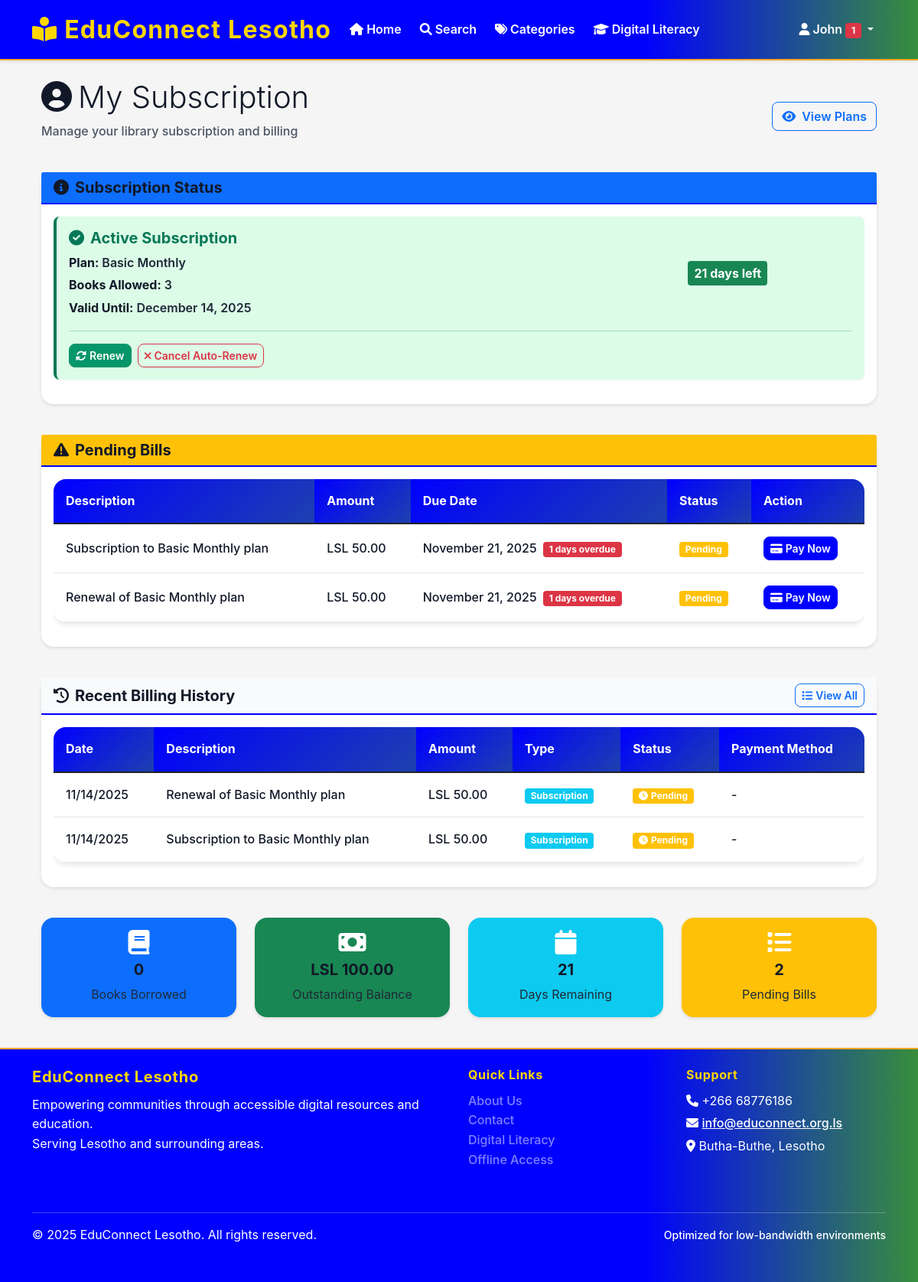
The page /subscription/ (signed in) on the database as committed earlier.
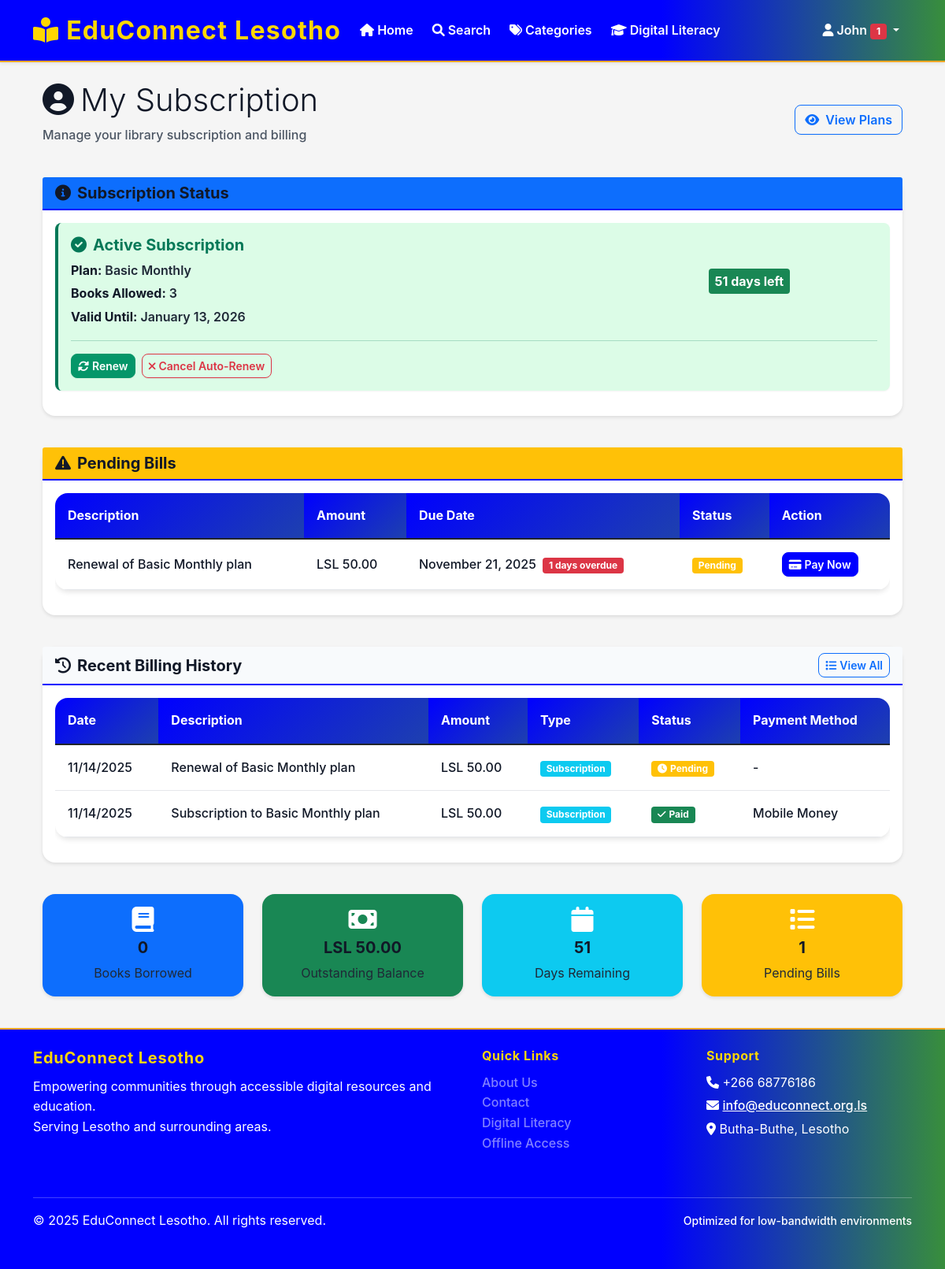
The same page on the database as committed later.
### app/models/subscription.py (models this page shows, shortened)
class UserSubscription(db.Model):
    __tablename__ = 'user_subscriptions'
    id = db.Column(db.Integer, primary_key=True)
    user_id = db.Column(db.Integer, db.ForeignKey('users.id'), nullable=False)
    plan_id = db.Column(db.Integer, db.ForeignKey('subscription_plans.id'), nullable=False)
    start_date = db.Column(db.DateTime, nullable=False, default=datetime.utcnow)
    end_date = db.Column(db.DateTime, nullable=False)
    is_active = db.Column(db.Boolean, default=True)
    auto_renew = db.Column(db.Boolean, default=False)
    created_at = db.Column(db.DateTime, default=datetime.utcnow)
    @property
    def is_expired(self):
        return datetime.utcnow() > self.end_date
    @property
    def days_remaining(self):
        if self.is_expired:
            return 0
        return (self.end_date - datetime.utcnow()).days

class BillingRecord(db.Model):
    __tablename__ = 'billing_records'
    id = db.Column(db.Integer, primary_key=True)
    user_id = db.Column(db.Integer, db.ForeignKey('users.id'), nullable=False)
    subscription_id = db.Column(db.Integer, db.ForeignKey('user_subscriptions.id'), nullable=True)
    amount = db.Column(Numeric(10, 2), nullable=False)
    description = db.Column(db.String(500), nullable=False)
    billing_type = db.Column(db.String(50), nullable=False)  # 'subscription', 'late_fee', 'damage_fee'
    status = db.Column(db.String(20), nullable=False, default='pending')  # 'pending', 'paid', 'overdue', 'cancelled'
    due_date = db.Column(db.DateTime, nullable=False)
    paid_date = db.Column(db.DateTime)
    payment_method = db.Column(db.String(50))  # 'cash', 'card', 'mobile_money', 'bank_transfer'
    transaction_reference = db.Column(db.String(100))
    created_at = db.Column(db.DateTime, default=datetime.utcnow)
    user = db.relationship('User', backref='billing_records')
    subscription = db.relationship('UserSubscription', backref='billing_records')
    @property
    def is_overdue(self):
        return self.status == 'pending' and datetime.utcnow() > self.due_date
    @property
    def days_overdue(self):
        if not self.is_overdue:
            return 0
        return (datetime.utcnow() - self.due_date).days

### app/routes/subscription.py (the view)
@subscription_bp.route('/')
@login_required
def index():
    user_subscription = current_user.get_current_subscription()
    subscription_status = current_user.get_subscription_status()
    pending_bills = current_user.get_pending_bills()
    billing_history = BillingRecord.query.filter_by(user_id=current_user.id).order_by(BillingRecord.created_at.desc()).limit(10).all()
    return render_template('subscription/dashboard.html',
                         user_subscription=user_subscription,
                         subscription_status=subscription_status,
                         pending_bills=pending_bills,
                         billing_history=billing_history)

### app/models/user.py (called while the page is built)
    def is_admin(self):
        return self.role.role_name == 'admin'

    def is_librarian(self):
        return self.role.role_name in ['admin', 'librarian']

    def get_current_borrowings(self):
        from app.models.borrowing import BorrowingTransaction
        return self.borrowing_transactions.filter(
            BorrowingTransaction.status.in_(['borrowed', 'overdue'])
        ).all()

    def get_borrowing_count(self):
        return len(self.get_current_borrowings())

    def get_current_subscription(self):
        from app.models.subscription import UserSubscription
        return UserSubscription.query.filter_by(
            user_id=self.id,
            is_active=True
        ).filter(
            UserSubscription.end_date > datetime.utcnow()
        ).first()

    def get_pending_bills(self):
        from app.models.subscription import BillingRecord
        return BillingRecord.query.filter_by(
            user_id=self.id,
            status='pending'
        ).all()

### app/templates/subscription/dashboard.html (shortened to what the changed rows need)
{% extends "base.html" %}
{% block content %}
<div class="container mt-4">
    <div class="row">
        <div class="col-12">
            <div class="d-flex justify-content-between align-items-center mb-4">
                <div>
                    <h1 class="display-6 mb-2">
                        <i class="fas fa-user-circle me-2"></i>My Subscription
                    </h1>
                </div>
            </div>
        </div>
    </div>
    <div class="row mb-4">
        <div class="col-12">
            <div class="card">
                <div class="card-body">
                    {% if subscription_status.status == 'admin' %}
                    <div class="alert alert-success">
                        <div class="d-flex align-items-center">
                            <i class="fas fa-crown fa-2x me-3"></i>
                            <div>
                    <h5 class="card-title">Subscription Status: <span class="badge bg-{{ 'success' if user_subscription and user_subscription.status == 'active' else ('warning' if user_subscription and user_subscription.status == 'pending' else 'danger') }}">{{ user_subscription.status.title() if user_subscription else 'None' }}</span></h5>
                    <p class="card-text">Plan: <strong>{{ user_subscription.plan.name }}</strong></p>
                    <p class="card-text">Valid Until: <strong>{{ user_subscription.end_date.strftime('%B %d, %Y') }}</strong></p>
                    <p class="card-text">Max Books: <strong>{{ user_subscription.plan.max_books }}</strong></p>
                    {% if user_subscription.status == 'active' %}
                    <p class="card-text text-success">You can borrow up to <strong>{{ user_subscription.plan.max_books }}</strong> books.</p>
                    {% elif user_subscription.status == 'pending' %}
                    <p class="card-text text-warning">Your subscription is pending approval. Borrowing is restricted.</p>
                    {% elif user_subscription.status == 'declined' %}
                    <p class="card-text text-danger">Your subscription was declined. Please contact support.</p>
                    {% else %}
                    <p class="card-text text-secondary">No active subscription. Please subscribe to borrow books.</p>
                    {% endif %}
                        </div>
                    </div>
                    {% elif subscription_status.status == 'active' %}
                    <div class="alert alert-success">
                        <div class="row align-items-center">
                            <div class="col-md-8">
                                <h5 class="alert-heading mb-2">
                                    <i class="fas fa-check-circle me-2"></i>Active Subscription
                                </h5>
                                <p class="mb-1"><strong>Plan:</strong> {{ subscription_status.plan_name }}</p>
                                <p class="mb-1"><strong>Books Allowed:</strong> {{ subscription_status.max_books }}</p>
                                <p class="mb-0"><strong>Valid Until:</strong> {{ user_subscription.end_date.strftime('%B %d, %Y') }}</p>
                            </div>
                            <div class="col-md-4 text-center">
                                <div class="badge bg-success fs-6 p-2">
                                    {{ subscription_status.days_remaining }} days left
                                </div>
                            </div>
                        </div>
                        <hr>
                        <div class="d-flex gap-2">
                            <form method="POST" action="{{ url_for('subscription.renew_subscription') }}" class="d-inline">
                                <button type="submit" class="btn btn-success btn-sm">
                                    <i class="fas fa-sync-alt me-1"></i>Renew
                                </button>
                            </form>
                            <form method="POST" action="{{ url_for('subscription.cancel_subscription') }}" class="d-inline">
                                <button type="submit" class="btn btn-outline-danger btn-sm"
                                        onclick="return confirm('Cancel subscription? It will remain active until the end date.')">
                                    <i class="fas fa-times me-1"></i>Cancel Auto-Renew
                                </button>
                            </form>
                        </div>
                    </div>
                    {% endif %}
                </div>
            </div>
        </div>
    </div>
    {% if pending_bills %}
    <div class="row mb-4">
        <div class="col-12">
            <div class="card border-warning">
                <div class="card-body">
                    <div class="table-responsive">
                        <table class="table table-sm">
                            <thead>
                                <tr>
                                    <th>Description</th>
                                    <th>Amount</th>
                                    <th>Due Date</th>
                                    <th>Status</th>
                                    <th>Action</th>
                                </tr>
                            </thead>
                            <tbody>
                                {% for bill in pending_bills %}
                                <tr>
                                    <td>{{ bill.description }}</td>
                                    <td>LSL {{ "%.2f"|format(bill.amount) }}</td>
                                    <td>
                                        {{ bill.due_date.strftime('%B %d, %Y') }}
                                        {% if bill.is_overdue %}
                                        <span class="badge bg-danger ms-1">{{ bill.days_overdue }} days overdue</span>
                                        {% endif %}
                                    </td>
                                    <td>
                                        <span class="badge bg-warning">{{ bill.status.title() }}</span>
                                    </td>
                                    <td>
                                        <a href="{{ url_for('subscription.billing', billing_id=bill.id) }}"
                                           class="btn btn-primary btn-sm">
                                            <i class="fas fa-credit-card me-1"></i>Pay Now
                                        </a>
                                    </td>
                                </tr>
                                {% endfor %}
                            </tbody>
                        </table>
                    </div>
                </div>
            </div>
        </div>
    </div>
    {% endif %}
    <div class="row">
        <div class="col-12">
            <div class="card">
                <div class="card-body">
                    {% if billing_history %}
                    <div class="table-responsive">
                        <table class="table table-hover">
                            <thead class="table-light">
                                <tr>
                                    <th>Date</th>
                                    <th>Description</th>
                                    <th>Amount</th>
                                    <th>Type</th>
                                    <th>Status</th>
                                    <th>Payment Method</th>
                                </tr>
                            </thead>
                            <tbody>
                                {% for record in billing_history %}
                                <tr>
                                    <td>{{ record.created_at.strftime('%m/%d/%Y') }}</td>
                                    <td>{{ record.description }}</td>
                                    <td>LSL {{ "%.2f"|format(record.amount) }}</td>
                                    <td>
                                        <span class="badge bg-info">{{ record.billing_type.replace('_', ' ').title() }}</span>
                                    </td>
                                    <td>
                                        {% if record.status == 'paid' %}
                                        <span class="badge bg-success">
                                            <i class="fas fa-check me-1"></i>Paid
                                        </span>
                                        {% elif record.status == 'pending' %}
                                        <span class="badge bg-warning">
                                            <i class="fas fa-clock me-1"></i>Pending
                                        </span>
                                        {% elif record.status == 'overdue' %}
                                        <span class="badge bg-danger">
                                            <i class="fas fa-exclamation-triangle me-1"></i>Overdue
                                        </span>
                                        {% else %}
                                        <span class="badge bg-secondary">{{ record.status.title() }}</span>
                                        {% endif %}
                                    </td>
                                    <td>
                                        {{ record.payment_method.replace('_', ' ').title() if record.payment_method else '-' }}
                                    </td>
                                </tr>
                                {% endfor %}
                            </tbody>
                        </table>
                    </div>
                    {% else %}
                    <div class="text-center py-4">
                        <i class="fas fa-receipt fa-3x text-muted mb-3"></i>
                        <h5 class="text-muted">No Billing History</h5>
                        <p class="text-muted">Your billing history will appear here once you make transactions.</p>
                    </div>
                    {% endif %}
                </div>
            </div>
        </div>
    </div>
    <div class="row mt-4">
        <div class="col-md-3">
            <div class="card bg-success text-white">
                <div class="card-body text-center">
                    <i class="fas fa-money-bill fa-2x mb-2"></i>
                    <h5 class="card-title">LSL {{ "%.2f"|format(current_user.get_total_outstanding_amount()) }}</h5>
                    <p class="card-text">Outstanding Balance</p>
                </div>
            </div>
        </div>
        <div class="col-md-3">
            <div class="card bg-info text-white">
                <div class="card-body text-center">
                    <i class="fas fa-calendar fa-2x mb-2"></i>
                    <h5 class="card-title">{{ user_subscription.days_remaining if user_subscription else 0 }}</h5>
                    <p class="card-text">Days Remaining</p>
                </div>
            </div>
        </div>
        <div class="col-md-3">
            <div class="card bg-warning text-white">
                <div class="card-body text-center">
                    <i class="fas fa-list fa-2x mb-2"></i>
                    <h5 class="card-title">{{ pending_bills|length }}</h5>
                    <p class="card-text">Pending Bills</p>
                </div>
            </div>
        </div>
    </div>
</div>
{% endblock %}

Rows that differ between the two databases and show on the page:
no longer on this page (row edited): UserSubscription: end_date "December 14, 2025", end_date "21"
no longer on one of the page's lists (row edited): BillingRecord: description "Subscription to Basic Monthly plan", amount "50.00", due_date "November 21, 2025", days_overdue "1", status "Pending"
now on this page (row unchanged): UserSubscription: end_date "January 13, 2026", end_date "51"
changed BillingRecord "Subscription to Basic Monthly plan": payment_method.replace "-" → "Mobile Money"; status "Pending" → "Paid"
Other text that changed with them:
{{ subscription_status.days_remaining }}: "21" → "51"
{{ "%.2f"|format(current_user.get_total_outstanding_amount()) }}: "100.00" → "50.00"
{{ pending_bills|length }}: "2" → "1"
